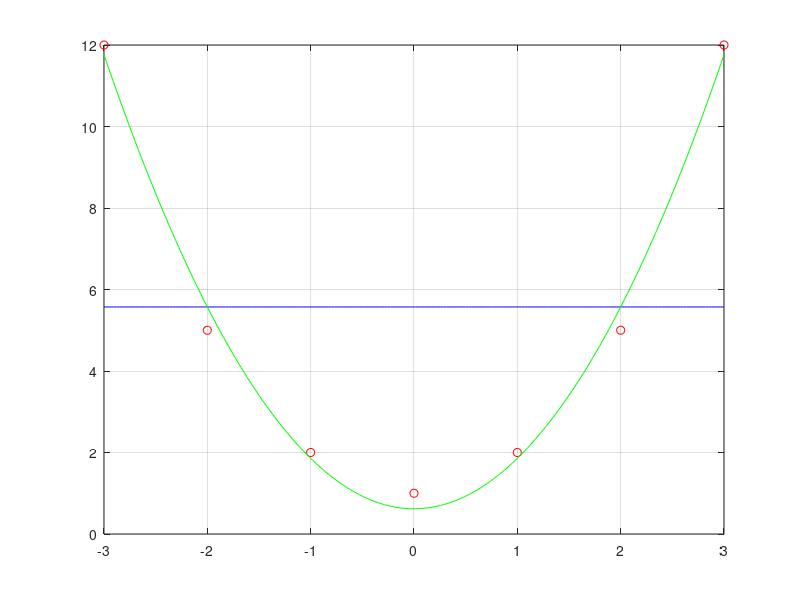

Source code (MATLAB):
%=====================================================================
% PROBLEMA 3.5
% Matematica computacional para telecomunicaciones.
% Un enfoque practico con Octave y Matlab.
% Irene Gomez Bueno y Pablo Guerrero Garcia.
%
% Ejecutar desde esta carpeta tras haber ejecutado iniciar.m en la raiz
% del repositorio.
%=====================================================================

disp('--------------------------------------------')
disp('PROBLEMA 3.5')
disp('--------------------------------------------')

x=[-3 -2 -1 0 1 2 3];
y=[12 5 2 1 2 5 12];
N=length(x);

disp('Ajuste lineal')

p1=polyfit(x,y,1);
ye1=polyval(p1,x);
e1=y-ye1;

mY=mean(y);
vY=sum(y.^2)/N-mY^2;

SSE1=sum(e1.^2)
R2_1=1-var(e1,1)/vY

xx=linspace(min(x),max(x),200);
plot(x,y,'ro',xx,polyval(p1,xx),'b-'), grid on;
hold on;

disp('Ajuste parabolico')

p2=polyfit(x,y,2);
ye2=polyval(p2,x);
e2=y-ye2;

SSE2=sum(e2.^2)
R2_2=1-var(e2,1)/vY

plot(xx,polyval(p2,xx),'g-');
hold off;

disp('El mejor ajuste es el parabolico, porque tiene R2 mas cerca de 1 y SSE menor')
